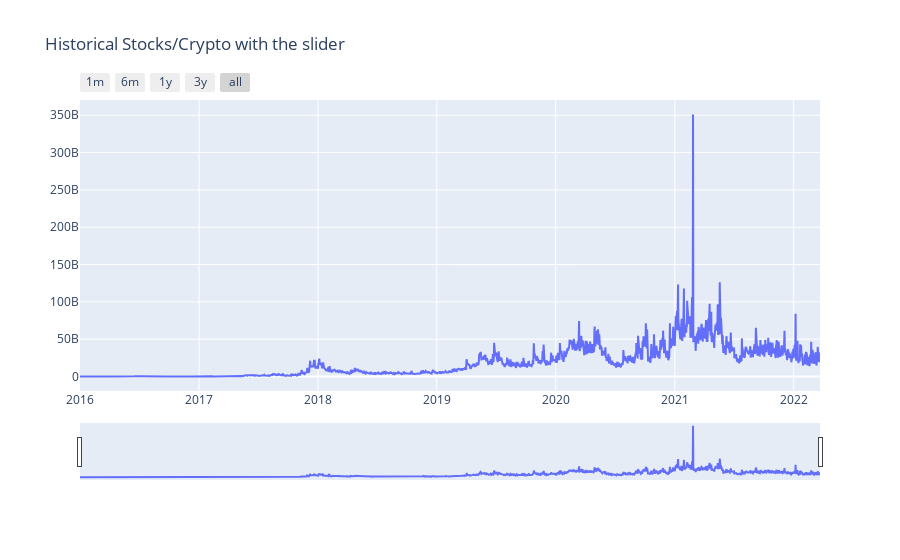

The code cell stored with this chart in its notebook:
### Code cell
trace1 = go.Scatter(
    x = weekly_rows['Date'],
    y = weekly_rows['Volume'].astype(float),
    mode = 'lines',
    name = 'Bitcoin Price (Open)'
)

layout = dict(
    title='Historical Stocks/Crypto with the slider',
    xaxis=dict(
        rangeselector=dict(
            buttons=list([
                dict(count=1,
                     label='1m',
                     step='month',
                     stepmode='backward'),
                dict(count=6,
                     label='6m',
                     step='month',
                     stepmode='backward'),
                dict(count=12,
                     label='1y',
                     step='month',
                     stepmode='backward'),
                dict(count=36,
                     label='3y',
                     step='month',
                     stepmode='backward'),
                dict(step='all')
            ])
        ),
        rangeslider=dict(
            visible = True
        ),
        type='date'
    )
)

data = [trace1]
fig = dict(data=data, layout=layout)
iplot(fig, filename = "Time Series with Rangeslider")

### Figure 1 — Plotly figure (JSON) as saved in the notebook; plotly's stock layout.template omitted (floating-point values rounded to 4 significant figures; data arrays with more than 128 entries replaced by an {"elided": "..."} marker saying what was removed)
{"data": [{"mode": "lines", "name": "Bitcoin Price (Open)", "type": "scatter", "x": {"elided": "2274 str values"}, "y": {"elided": "2274 int values"}}], "layout": {"title": {"text": "Historical Stocks/Crypto with the slider"}, "xaxis": {"rangeselector": {"buttons": [{"count": 1, "label": "1m", "step": "month", "stepmode": "backward"}, {"count": 6, "label": "6m", "step": "month", "stepmode": "backward"}, {"count": 12, "label": "1y", "step": "month", "stepmode": "backward"}, {"count": 36, "label": "3y", "step": "month", "stepmode": "backward"}, {"step": "all"}]}, "rangeslider": {"visible": true}, "type": "date"}}}
